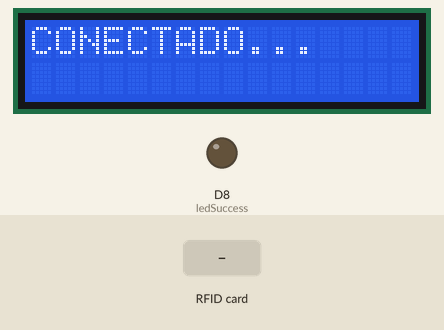
The sketch below on a simulated ESP8266 (NodeMCU). Shown: 16×2 character LCD, output pins drawn as LEDs (lit = HIGH). The inputs (shaded band) are chosen by the test bench. WiFi joins after 1.5 s; servers stay silent unless stated; uploads are accepted with an empty reply.

Above: at 2.2 s.
At 5.3 s:
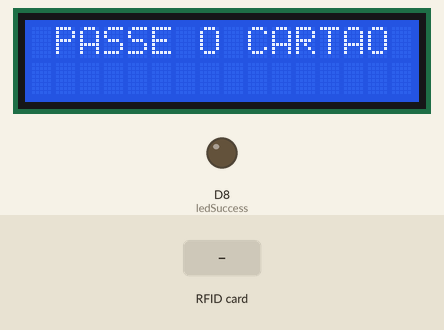
5.4 s: RFID card 5E 7A 19 C4 held to the reader
At 6.6 s:
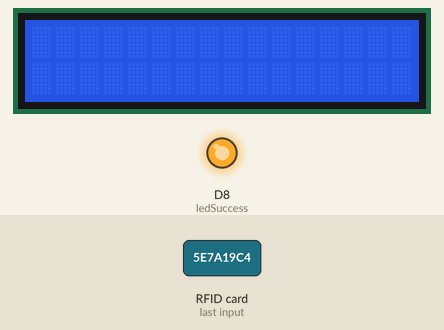
Timing chart, 0 to 12.1 s (numbered marks = the images above; inputs shaded):
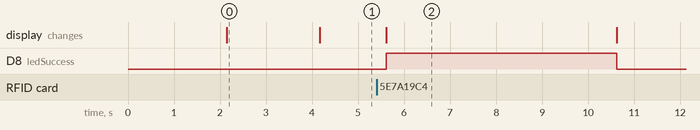

Measured:
- after the input at 5.4 s, D8 (ledSuccess): LOW → HIGH after 0.21 s, → LOW 5.0 s later; the display: changes after 0.21 s (image 2)
- what the display in image 0 shows lasts 2.1 s, from 2.1 s to 4.2 s

The sketch:

newTag.ino
```cpp
#include <ESP8266WiFi.h>
#include <ESP8266HTTPClient.h>
#include <Wire.h>
#include <LiquidCrystal_I2C.h>
#include <SPI.h>
#include <MFRC522.h>

#define ledSuccess D8
#define RST_PIN D3
#define SS_PIN D4

LiquidCrystal_I2C lcd(0x27, 16, 2);

MFRC522 mfrc522(SS_PIN, RST_PIN);

const char* machine = "new01";
const char* ssid = "ssid";
const char* password = "password";
const char* server = "http://000.000.00.000:0000/api/br/v1/modules/iot/cards/";

void setup() {
  Serial.begin(115200);
  pinMode(ledSuccess, OUTPUT);
  digitalWrite(ledSuccess, LOW);
  lcd.init();
  lcd.backlight();
  SPI.begin();
  mfrc522.PCD_Init();

  wifiConnect();
}

void wifiConnect() {
  WiFi.mode(WIFI_STA);
  WiFi.begin(ssid, password);

  lcd.clear();
  lcd.setCursor(0,0);
  lcd.print("BUSCANDO REDE...");

  while (WiFi.status() != WL_CONNECTED) {
    delay(1000);
  }

  lcd.clear();
  lcd.setCursor(0,0);
  lcd.print("CONECTADO...");
  delay(2000);

  lcd.clear();
  lcd.setCursor(1,0);
  lcd.print("PASSE O CARTAO");
}

void tagRead(MFRC522 mfrc522){
  char tag[15];
  char s[100];
  for (int i = 0; i < mfrc522.uid.size; i++){
    sprintf(s,"%x",mfrc522.uid.uidByte[i]);
    strcat( &tag[i] , s);
  }
  serverConnect(tag);
  return;
}

void serverConnect(String tag){
  HTTPClient http;
  http.begin(server + tag + "?private_key=XXXXXXXXXXXXXXXXXXXXXXXXXXXXXXXX&machine=" + machine);
  int httpCode = http.GET();

  if (httpCode > 0) {
    String resultJson = http.getString();
    String line1 = resultJson.substring(10,26);
    String line2 = resultJson.substring(37,53);

    lcd.clear();
    lcd.setCursor(0,0);
    lcd.print(line1);
    lcd.setCursor(0,1);
    lcd.print(line2);
    digitalWrite(ledSuccess, HIGH);

  } else {
      lcd.clear();
      lcd.setCursor(0,0);
      lcd.print("FALHA NA CONEXAO");
      lcd.setCursor(0,1);
      lcd.print("AO SERVIDOR...");
  }

  delay(5000);
  lcd.clear();
  lcd.setCursor(1,0);
  lcd.print("PASSE O CARTAO");
  digitalWrite(ledSuccess, LOW);
  return;
}

void loop() {
  if(WiFi.status() == WL_CONNECTED){

    if ( ! mfrc522.PICC_IsNewCardPresent()) {
      return;
    }

    if ( ! mfrc522.PICC_ReadCardSerial()) {
      return;
    }

    tagRead(mfrc522);

    delay(1000);

  } else { wifiConnect(); }
}
```
